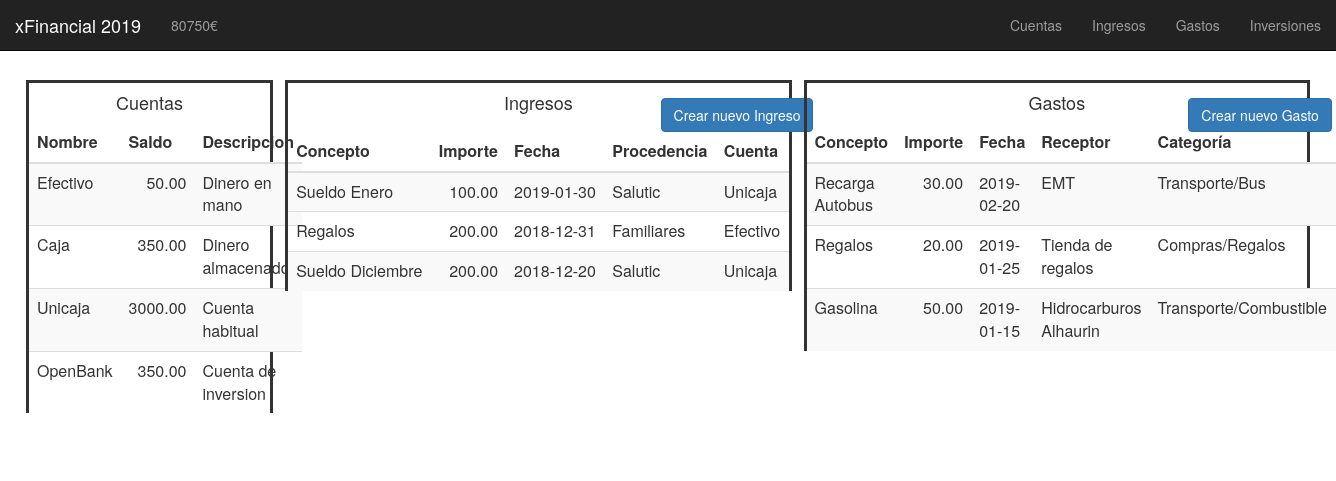
The page / on the database its author committed.
### tables this page shows
CREATE TABLE cuentas (
	id INT PRIMARY KEY AUTO_INCREMENT,
	nombre VARCHAR(50),
	saldo DECIMAL(15,2),
	descripcion VARCHAR(50)
);

CREATE TABLE ingresos (
	id INT PRIMARY KEY AUTO_INCREMENT,
	importe DECIMAL(8,2),  
	concepto VARCHAR(50),  
	fecha DATE,  
	procedencia VARCHAR(50),  
	cuenta VARCHAR(50)  
);

CREATE TABLE gastos (
	id INT PRIMARY KEY AUTO_INCREMENT,
	importe DECIMAL(8,2),  
	concepto VARCHAR(50),  
	fecha DATE,  
	receptor VARCHAR(50),  
	categoria VARCHAR(50),  
	cuenta VARCHAR(50)  
);

### modals/crear_gasto_index.php (the view, shortened to what this page needs)
<button type="button" class="btn btn-primary separar" data-toggle="modal" data-target="#modal_anadir_gasto">
  Crear nuevo Gasto
</button>

### functions/cuentas/mostrar_cuentas.php (shortened to what this page needs)
<table class="table table-striped">
    <thead>
    <tr>
        <th>Nombre</th>
        <th>Saldo</th>
        <th>Descripcion</th>
    </tr>
    </thead>
<?php
$res = mysql_query("SELECT * FROM cuentas")
or die(mysql_error());
while($row = mysql_fetch_array( $res )) {?>
    <tr>
        <td><?php echo $row['nombre'];?></td>
        <td style="text-align:right;"><?php echo $row['saldo'];?></td>
        <td><?php echo $row['descripcion'];?></td>
    </tr>
<?php } ?>
</table>

### functions/ingresos/mostrar_ingresos.php (shortened to what this page needs)
<table class="table table-striped">
    <thead>
    <tr>
        <th>Concepto</th>
        <th>Importe</th>
        <th>Fecha</th>
        <th>Procedencia</th>
        <th>Cuenta</th>
    </tr>
    </thead>
<?php
$res = mysql_query("SELECT * FROM ingresos ORDER BY fecha DESC")
or die(mysql_error());
while($row = mysql_fetch_array( $res )) {?>
    <tr>
        <td><?php echo $row['concepto'];?></td>
        <td style="text-align:right;"><?php echo $row['importe'];?></td>
        <td><?php echo $row['fecha'];?></td>
        <td><?php echo $row['procedencia'];?></td>
        <td><?php echo $row['cuenta'];?></td>
    </tr>
<?php } ?>
</table>

### functions/gastos/mostrar_gastos.php (shortened to what this page needs)
<table class="table table-striped">
    <thead>
    <tr>
        <th>Concepto</th>
        <th>Importe</th>
        <th>Fecha</th>
        <th>Receptor</th>
        <th>Categoría</th>
    </tr>
    </thead>
<?php
$res = mysql_query("SELECT * FROM gastos ORDER BY fecha DESC")
or die(mysql_error());
while($row = mysql_fetch_array( $res )) {?>
    <tr>
        <td><?php echo $row['concepto'];?></td>
        <td style="text-align:right;"><?php echo $row['importe'];?></td>
        <td><?php echo $row['fecha'];?></td>
        <td><?php echo $row['receptor'];?></td>
        <td><?php echo $row['categoria'];?></td>
    </tr>
<?php } ?>
</table>

### css/index.css (style rules this page uses)
body { padding-top: 80px; padding-left: 35px; padding-right: 35px; }

### rows shown on the page
cuentas: nombre "Efectivo", saldo "50.00", descripcion "Dinero en mano"
cuentas: nombre "Caja", saldo "350.00", descripcion "Dinero almacenado"
cuentas: nombre "Unicaja", saldo "3000.00", descripcion "Cuenta habitual"
cuentas: nombre "OpenBank", saldo "350.00", descripcion "Cuenta de inversion"
ingresos: concepto "Sueldo Enero", importe "100.00", fecha "2019-01-30", procedencia "Salutic", cuenta "Unicaja"
ingresos: concepto "Regalos", importe "200.00", fecha "2018-12-31", procedencia "Familiares", cuenta "Efectivo"
ingresos: concepto "Sueldo Diciembre", importe "200.00", fecha "2018-12-20", procedencia "Salutic", cuenta "Unicaja"
gastos: concepto "Recarga Autobus", importe "30.00", fecha "2019-02-20", receptor "EMT", categoria "Transporte/Bus"
gastos: concepto "Regalos", importe "20.00", fecha "2019-01-25", receptor "Tienda de regalos", categoria "Compras/Regalos"
gastos: concepto "Gasolina", importe "50.00", fecha "2019-01-15", receptor "Hidrocarburos Alhaurin", categoria "Transporte/Combustible"

### other values the page prints
$patrimonio "80750"
